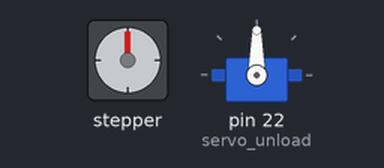
Recording of a sketch running on a simulated Arduino Mega 2560, built with avr-gcc and run on an emulated ATmega2560. Parts: stepper motor, servo. Wiring (inferred from the names in the program): stepper motor driver (200 steps per turn assumed): step pin 9; direction pin 10; enable pin 11.

Above: at 0.05 s.
At 1.7 s:
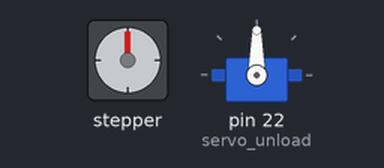
At 3.25 s:
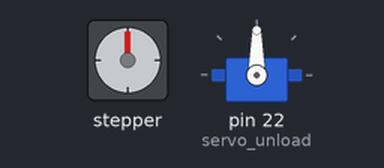
At 8.25 s:
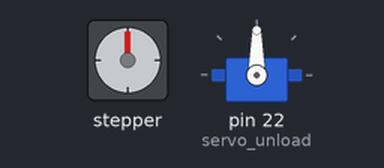
Timing chart, 0 to 10.7 s (numbered marks = the images above):
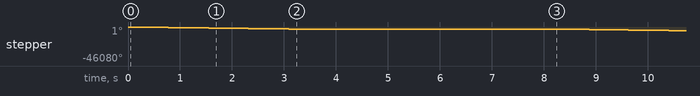

Measured:
- by itself, stepper: turns 2880° counter-clockwise in 3.3 s, repeating every 8.3 s

The sketch:

stepper.ino
```cpp
//Code très bien mais que dans le même sens
//Fluide dans le mouvement

#include "PololuA4983.h"


#include <Servo.h>
Servo servo_unload ;

#define POS_UNLOAD_INIT  100 //90
#define POS_UNLOAD       73  //store servo position

int dir_pin = 10;
int step_pin = 9;

int en_pin = 11;
uint16_t min_delay = 1000;
PololuA4983 stepper = PololuA4983(step_pin,dir_pin, en_pin, min_delay);


int step_motor = 0 ;
 int i =  0 ;


void setup(){
  servo_unload.attach(22);


  stepper.enable() ;
  //stepper.moveStep(50,true);
}


void test() {

  int i = 0 ;
  if (stepper.getRemainingStep()>0 ) {

  }
  else {
    delay(500);
    if ( i < 5 ) {
      step_motor += 10 ;
      i += 1 ;
    }
  }
}


void test_2() {
   stepper.update();
  if (stepper.getRemainingStep() !=0 ) {
    //wait ;
  }
  else {
    delay(600) ;
    if (i==0) {
      stepper.moveStep(1850,true);
    }
    if (i==1) {
      stepper.moveStep(1850,true);
    }
    if (i==1) {
      stepper.moveStep(850,true);
    }
     i+=1 ;
   }

}


void test_3() {
  //stepper.moveStep(850,0);
  stepper.moveRevolution(8,0);
  while( stepper.getRemainingStep() !=0 ) {
    stepper.update() ;
  }
  delay(5000) ;
}


void loop(){
  //stepper.disable() ;
  test_3();


}
```

PololuA4983.h
```cpp
#ifndef POLOLU_A4983_H
#define POLOLU_A4983_H

#define ENABLE LOW
#define DISABLE HIGH
//#define MIN_DELAY 4000//5000//2000 //us //350
#define STEP_PER_REVOLUTION 200

/** Includes **/
/**************/

#include "Arduino.h"

/** Defines **/
/*************/


/** Class Descritpion **/

class PololuA4983
{
	private:
		int16_t m_dir_pin;
		int16_t m_step_pin;
		int16_t m_en_pin;
		uint32_t m_last_step_time;
		int16_t m_remaining_steps;
		uint32_t elapsedTime();
		uint16_t m_min_delay;


	public:
		PololuA4983(int step_pin, int dir_pin, int en_pin, uint16_t min_delay);
		PololuA4983(int step_pin, int dir_pin, uint16_t min_delay);
		~PololuA4983();
		void moveStep(uint16_t nb_steps, bool dir);
		void moveRevolution(uint16_t nb_rev, bool dir);

		void enable();
		void disable();
		void update();
		void stop();
		int16_t getRemainingStep();
		int16_t m_position_step;


};


#endif //POLOLU_A4983_H
```

PololuA4983.ino
```cpp
/** Includes **/
/**************/
#include "PololuA4983.h"

/** Constructor **/
/*****************/

PololuA4983::PololuA4983(int step_pin, int dir_pin, int en_pin, uint16_t min_delay)
{
  m_dir_pin  = dir_pin;
  m_step_pin = step_pin;
  m_en_pin = en_pin;
  m_remaining_steps = 0;
  m_position_step = 0;
  m_last_step_time = elapsedTime();
  m_min_delay = min_delay;

  pinMode(m_step_pin, OUTPUT);
  pinMode(m_dir_pin,  OUTPUT);
  pinMode(m_en_pin,   OUTPUT);

  digitalWrite(m_step_pin, LOW);
  digitalWrite(m_dir_pin,  LOW);
  enable();

}

PololuA4983::PololuA4983(int step_pin, int dir_pin, uint16_t min_delay)
{
  PololuA4983(step_pin ,dir_pin ,0 , min_delay);
}

/*** Destructor **/
/*****************/
PololuA4983::~PololuA4983()
{

}

/** Public Methods **/
/********************/

void PololuA4983::update()
{
  if (m_remaining_steps != 0)
  {
    if ( m_remaining_steps > 0)
    {
      digitalWrite(m_dir_pin, HIGH);
    }
    else
    {
      digitalWrite(m_dir_pin, LOW);
    }

    if (elapsedTime() - m_last_step_time > m_min_delay)
    {
      if ( digitalRead(m_step_pin) == HIGH )
      {
        digitalWrite(m_step_pin, LOW);
        if ( m_remaining_steps > 0)
        {
          m_remaining_steps --;
          m_position_step --;
        }
        else
        {
          m_remaining_steps ++;
          m_position_step ++;
        }

      }
      else
      {
        digitalWrite(m_step_pin, HIGH);
      }
      m_last_step_time = elapsedTime();
    }


  }
}

void PololuA4983::moveStep(uint16_t nb_steps, bool dir)
{

  if (dir > 0)
  {

    m_remaining_steps += nb_steps;
  }
  else
  {

    m_remaining_steps -= nb_steps;
  }

}

void PololuA4983::moveRevolution(uint16_t nb_rev, bool dir)
{
  moveStep(STEP_PER_REVOLUTION * nb_rev, dir);
}

void PololuA4983::enable()
{
  if (m_en_pin > 0)
  {
    digitalWrite(m_en_pin, ENABLE);
  }
}

void PololuA4983::disable()
{
  if (m_en_pin > 0)
  {
    digitalWrite(m_en_pin, DISABLE);
  }
}

void PololuA4983::stop()
{
  m_remaining_steps = 0;
}

/** Private Methods **/
/*********************/

uint32_t PololuA4983::elapsedTime()
{
  return micros();
}

int16_t PololuA4983::getRemainingStep()
{
  return m_remaining_steps;
}
```
